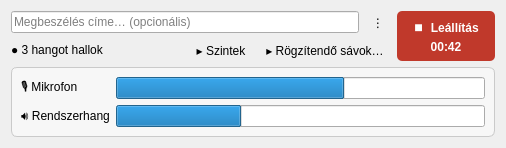
<?xml version="1.0" encoding="UTF-8"?>
<ui version="4.0">
 <class>RecorderFloating</class>
 <widget class="QWidget" name="RecorderFloating">
  <property name="geometry">
   <rect>
    <x>0</x>
    <y>0</y>
    <width>506</width>
    <height>82</height>
   </rect>
  </property>
  <property name="windowTitle">
   <string>Tanara — Felvétel</string>
  </property>
  <layout class="QVBoxLayout" name="rootLayout">
   <item>
    <layout class="QHBoxLayout" name="topSection">
     <item>
      <layout class="QVBoxLayout" name="leftCol">
       <item>
        <layout class="QHBoxLayout" name="titleRow">
         <item>
          <widget class="QLineEdit" name="titleEdit">
           <property name="placeholderText">
            <string>Megbeszélés címe… (opcionális)</string>
           </property>
          </widget>
         </item>
         <item>
          <widget class="QToolButton" name="menuBtn">
           <property name="toolTip">
            <string>Ablak-beállítások (mindig felül…)</string>
           </property>
           <property name="text">
            <string>⋮</string>
           </property>
           <property name="popupMode">
            <enum>QToolButton::ToolButtonPopupMode::InstantPopup</enum>
           </property>
           <property name="autoRaise">
            <bool>true</bool>
           </property>
          </widget>
         </item>
        </layout>
       </item>
       <item>
        <layout class="QHBoxLayout" name="infoRow">
         <item>
          <widget class="QLabel" name="voicesLabel">
           <property name="styleSheet">
            <string>QLabel { color: palette(text); }</string>
           </property>
           <property name="text">
            <string>● 3 hangot hallok</string>
           </property>
          </widget>
         </item>
         <item>
          <spacer name="infoSpacer">
           <property name="orientation">
            <enum>Qt::Orientation::Horizontal</enum>
           </property>
           <property name="sizeHint" stdset="0">
            <size>
             <width>20</width>
             <height>10</height>
            </size>
           </property>
          </spacer>
         </item>
         <item>
          <widget class="QToolButton" name="levelsToggle">
           <property name="toolTip">
            <string>VU-sávok megjelenítése / elrejtése</string>
           </property>
           <property name="text">
            <string>▸ Szintek</string>
           </property>
           <property name="autoRaise">
            <bool>true</bool>
           </property>
          </widget>
         </item>
         <item>
          <widget class="QToolButton" name="tracksToggle">
           <property name="text">
            <string>▸ Rögzítendő sávok…</string>
           </property>
           <property name="autoRaise">
            <bool>true</bool>
           </property>
          </widget>
         </item>
        </layout>
       </item>
      </layout>
     </item>
     <item>
      <widget class="QPushButton" name="recordBtn">
       <property name="sizePolicy">
        <sizepolicy hsizetype="Preferred" vsizetype="Expanding">
         <horstretch>0</horstretch>
         <verstretch>0</verstretch>
        </sizepolicy>
       </property>
       <property name="styleSheet">
        <string>QPushButton { background: #c0392b; color: white; font-weight: bold; padding: 6px 16px; border: none; border-radius: 5px; }</string>
       </property>
       <property name="text">
        <string>⏹  Leállítás
00:42</string>
       </property>
      </widget>
     </item>
    </layout>
   </item>
   <item>
    <widget class="QFrame" name="levelsBox">
     <property name="visible">
      <bool>false</bool>
     </property>
     <property name="styleSheet">
      <string>QFrame#levelsBox { background: palette(alternate-base); border: 1px solid palette(midlight); border-radius: 6px; }</string>
     </property>
     <property name="frameShape">
      <enum>QFrame::Shape::StyledPanel</enum>
     </property>
     <layout class="QGridLayout" name="levelsLayout">
      <item row="0" column="0">
       <widget class="QLabel" name="micLabel">
        <property name="text">
         <string>🎙 Mikrofon</string>
        </property>
       </widget>
      </item>
      <item row="0" column="1">
       <widget class="QProgressBar" name="micVu">
        <property name="value">
         <number>62</number>
        </property>
        <property name="textVisible">
         <bool>false</bool>
        </property>
       </widget>
      </item>
      <item row="1" column="0">
       <widget class="QLabel" name="sysLabel">
        <property name="text">
         <string>🔊 Rendszerhang</string>
        </property>
       </widget>
      </item>
      <item row="1" column="1">
       <widget class="QProgressBar" name="sysVu">
        <property name="value">
         <number>34</number>
        </property>
        <property name="textVisible">
         <bool>false</bool>
        </property>
       </widget>
      </item>
     </layout>
    </widget>
   </item>
  </layout>
 </widget>
 <resources/>
 <connections/>
</ui>
